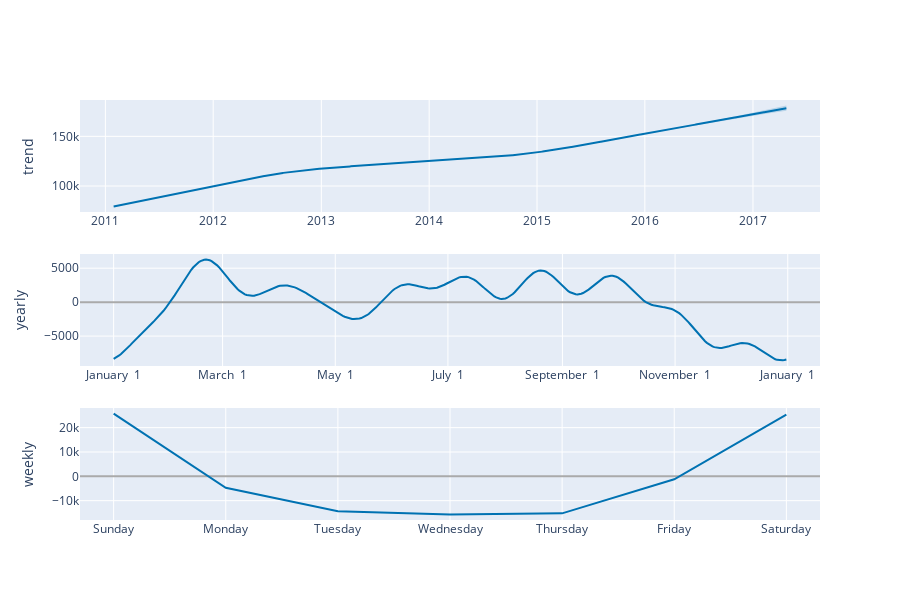

Notebook cell for this chart:
### Markdown cell above
## Break down the results

### Code cell
plot_components_plotly(m, forecast)

### Figure 1 — Plotly figure (JSON) as saved in the notebook; plotly's stock layout.template omitted (floating-point values rounded to 4 significant figures; data arrays with more than 128 entries replaced by an {"elided": "..."} marker saying what was removed)
{"data": [{"line": {"color": "#0072B2", "width": 2}, "mode": "lines", "name": "trend", "type": "scatter", "x": {"elided": "2278 str values"}, "xaxis": "x", "y": {"elided": "2278 float values"}, "yaxis": "y"}, {"line": {"color": "rgba(0, 114, 178, 0.2)", "width": 0}, "mode": "lines", "name": "trend_upper", "type": "scatter", "x": {"elided": "2278 str values"}, "xaxis": "x", "y": {"elided": "2278 float values"}, "yaxis": "y"}, {"fill": "tonexty", "fillcolor": "rgba(0, 114, 178, 0.2)", "line": {"color": "rgba(0, 114, 178, 0.2)", "width": 0}, "mode": "lines", "name": "trend_lower", "type": "scatter", "x": {"elided": "2278 str values"}, "xaxis": "x", "y": {"elided": "2278 float values"}, "yaxis": "y"}, {"line": {"color": "#0072B2", "width": 2}, "mode": "lines", "name": "yearly", "type": "scatter", "x": {"elided": "365 str values"}, "xaxis": "x2", "y": {"elided": "365 float values"}, "yaxis": "y2"}, {"line": {"color": "#0072B2", "width": 2}, "mode": "lines", "name": "weekly", "type": "scatter", "x": ["2017-01-01T00:00:00", "2017-01-02T00:00:00", "2017-01-03T00:00:00", "2017-01-04T00:00:00", "2017-01-05T00:00:00", "2017-01-06T00:00:00", "2017-01-07T00:00:00"], "xaxis": "x3", "y": [25760.0, -4693.0, -14390.0, -15640.0, -15200.0, -1203.0, 25360.0], "yaxis": "y3"}], "layout": {"height": 600, "showlegend": false, "width": 900, "xaxis": {"anchor": "y", "domain": [0, 1], "range": ["2010-10-07T03:36:00", "2017-08-15T20:24:00"], "type": "date"}, "xaxis2": {"anchor": "y2", "domain": [0, 1], "range": ["2016-12-13T18:54:02.958904115", "2018-01-18T11:04:57.863013581"], "tickformat": "%B %e", "type": "date"}, "xaxis3": {"anchor": "y3", "domain": [0, 1], "range": ["2016-12-31T16:48:00", "2017-01-07T07:12:00"], "tickformat": "%A", "type": "date"}, "yaxis": {"anchor": "x", "domain": [0.7333, 1], "rangemode": "normal", "title": {"text": "trend"}, "zerolinecolor": "#AAA"}, "yaxis2": {"anchor": "x2", "domain": [0.3667, 0.6333], "title": {"text": "yearly"}, "zerolinecolor": "#AAA"}, "yaxis3": {"anchor": "x3", "domain": [0, 0.2667], "title": {"text": "weekly"}, "zerolinecolor": "#AAA"}}}
